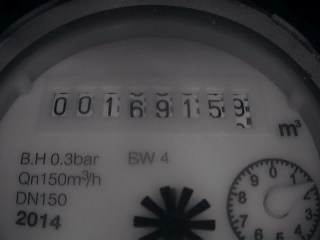
#> input picture functions/2.jpg, 320 x 240 px, given in place of 2.jpg.jpg, which was not available
$ python -i GetRoiofNumber.py   (imports and definitions only)
#> lines starting #> are read from the running program, lines starting #| are printed output that depends on the picture; after the words box and inside, x2 and y2 are one past the last pixel; in counts of white or black regions, pixels touching at a corner belong together; pictures that were not available may be replaced by others from this repository, and a replacement may not be noted
import sys
import cv2
import numpy as np


def GetRoi(cimage):
#> called with cimage = '2.jpg'
	img = cv2.imread(str(cimage)+'.jpg',0)
#> img: shape (240, 320); min 0, max 120, mean 69.8
	equ = cv2.equalizeHist(img)
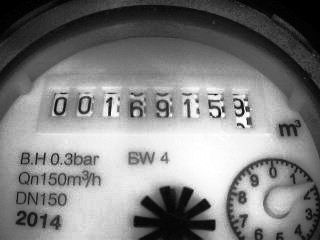
#> equ: shape (240, 320); min 0, max 255, mean 127.7
	equ = equ[80:145, 44:250]
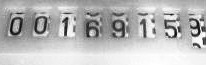
#> equ: shape (65, 206); min 9, max 255, mean 186.7
	h,w=equ.shape
#> h = 65; w = 206
	ret,thresh1 = cv2.threshold(equ,100,255,cv2.THRESH_BINARY)
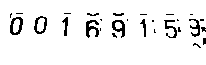
#> thresh1: shape (65, 206); 93.2% white; black in thin lines or dots, all inside (x1, y1, x2, y2) = (10, 13, 206, 48)
	cv2.imshow('thresh1 binary',thresh1)

	erosionIm2=np.copy(thresh1)
	cv2.bitwise_not(thresh1,erosionIm2)
	#cv2.imshow('erosion_inv',erosionIm2)
	k=2
	while(k<22):
		mysize=(20,k)
		i=1;
		while(i<w-1-mysize[0]):
			roifirst=erosionIm2[0:mysize[1], i:i+mysize[0]]
			a=np.sum(roifirst)
			#cv2.imshow('roifirst',roifirst)
			#print 'a', a
			if a==0:
				#i=i+mysize[0]+1
				#print 'i',i
				i
			else:
				roisecond=erosionIm2[0:mysize[1]+1, i:i+mysize[0]]
				b=np.sum(roisecond)
				#print 'b',b
				c=b-a
				if c==0:
				  erosionIm2[0:mysize[1], i:i+mysize[0]]=0
				  #print "burada"
			i=i+20
		k=k+1
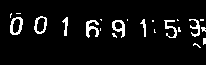
#> erosionIm2: shape (65, 206); 6.3% white in thin lines or dots, all inside (x1, y1, x2, y2) = (10, 13, 206, 48)
#> after the loop, k = 22

	k=1;
	while(k<7):
		mysize=(k,10)
		i=1;
		while(i<h-1-mysize[1]):
			#roifirst=erosionIm2[0:mysize[1], i:i+mysize[0]]
			roifirst=erosionIm2[i:i+mysize[1], w-mysize[0]-1:w]
			a=np.sum(roifirst)
			#cv2.imshow('roifirst',roifirst)
			#print 'a', a
			if a==0:
				#i=i+mysize[0]+1
				#print 'i',i
				i
			else:
				roisecond=erosionIm2[i:i+mysize[1], w-mysize[0]-2:w]
				b=np.sum(roisecond)
				#print 'b',b
				c=b-a
				if c==0:
				  erosionIm2[i:i+mysize[1], w-mysize[0]-2:w]=0
				  #print "burada"
			i=i+1
		k=k+1
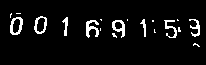
#> erosionIm2: shape (65, 206); 6% white in thin lines or dots, all inside (x1, y1, x2, y2) = (10, 13, 200, 47)
#> after the loop, k = 7

	k=2;
	while(k<30):
		mysize=(20,k)
		i=1;
		while(i<w-1-mysize[0]):
			#roifirst=erosionIm2[0:mysize[1], i:i+mysize[0]]
			roifirst=erosionIm2[h-mysize[1]-1:h, i:i+mysize[0]]
			a=np.sum(roifirst)
			#cv2.imshow('roifirst',roifirst)
			#print 'a', a
			if a==0:
				#i=i+mysize[0]+1
				#print 'i',i
				i
			else:
				roisecond=erosionIm2[h-mysize[1]-2:h, i:i+mysize[0]]
				b=np.sum(roisecond)
				#print 'b',b
				c=b-a
				if c==0:
				  erosionIm2[h-mysize[1]-2:h, i:i+mysize[0]]=0
				  #print "burada"
			i=i+20
		k=k+1
#> erosionIm2: shape (65, 206); 5.9% white in thin lines or dots, all inside (x1, y1, x2, y2) = (10, 13, 200, 38)
#> after the loop, k = 30

	kernel = np.ones((2,2),np.uint8)
	dilateIm2 = cv2.dilate(erosionIm2,kernel)
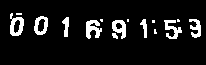
#> dilateIm2: shape (65, 206); 9.1% white; 15 white regions (6 under 20 px), largest, box (x1, y1, x2, y2) and area: (86, 20, 102, 39) 188, (10, 13, 24, 36) 182, (164, 20, 182, 39) 165
	son=np.copy(dilateIm2)
	cv2.bitwise_not(dilateIm2,son)
	cv2.imwrite(str(cimage)+'.png',son)
	cv2.imshow('son',son)

	return son

>>> result = GetRoi('2.jpg')
